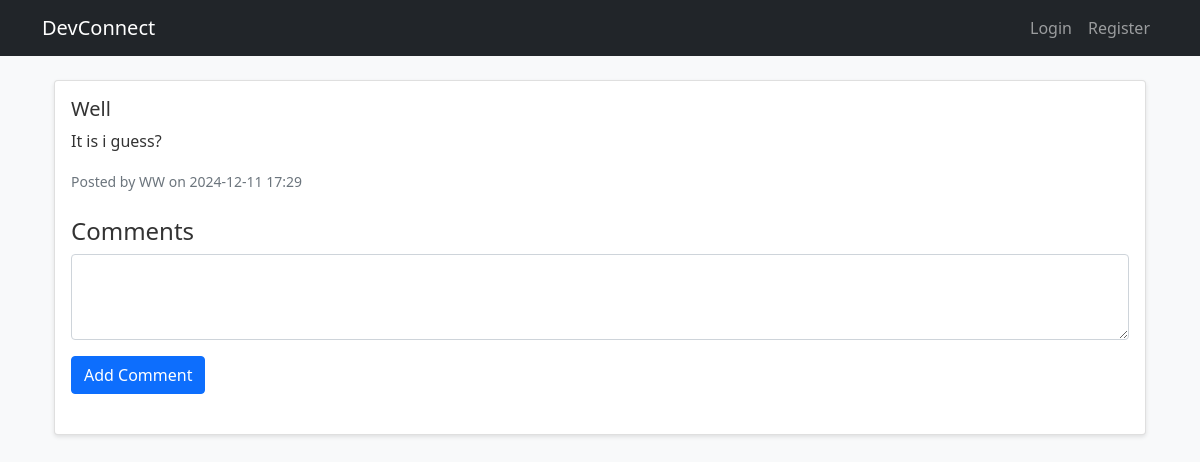
Screenshot of /post/2 with the database file from the repository.
### models/post.py (models this page shows)
class Post(db.Model):
    id = db.Column(db.Integer, primary_key=True)
    title = db.Column(db.String(100), nullable=False)
    content = db.Column(db.Text, nullable=False)
    created_at = db.Column(db.DateTime, default=datetime.utcnow)
    user_id = db.Column(db.Integer, db.ForeignKey('user.id'), nullable=False)
    likes = db.relationship('User', secondary='post_likes', backref='liked_posts')
    comments = db.relationship('Comment', backref='parent_post', lazy=True)
    user = db.relationship('User', foreign_keys=[user_id])

### models/user.py (models this page shows, shortened)
class User(UserMixin, db.Model):
    id = db.Column(db.Integer, primary_key=True)
    username = db.Column(db.String(80), unique=True, nullable=False)
    email = db.Column(db.String(120), unique=True, nullable=False)
    password_hash = db.Column(db.String(128))
    created_at = db.Column(db.DateTime, default=datetime.utcnow)
    posts = db.relationship('Post', backref='author', lazy=True)
    followed = db.relationship(
        'User', secondary=followers,
        primaryjoin=(followers.c.follower_id == id),
        secondaryjoin=(followers.c.followed_id == id),
        backref=db.backref('followers', lazy='dynamic'),
        lazy='dynamic'
    )

### routes/post.py (the view)
@post_bp.route('/post/<int:post_id>')
def view(post_id):
    post = Post.query.get_or_404(post_id)
    return render_template('posts/view.html', post=post)

### templates/posts/view.html (shortened to what this page needs)
{% extends "base.html" %}
{% block content %}
<div class="container">
    <div class="card mb-3">
        <div class="card-body">
            <h5 class="card-title">{{ post.title }}</h5>
            <p class="card-text">{{ post.content }}</p>
            <small class="text-muted">Posted by {{ post.user.username }} on {{ post.created_at.strftime('%Y-%m-%d %H:%M') }}</small>
            <div class="comments-section mt-4">
                <h4>Comments</h4>
                <form method="POST" action="{{ url_for('post.add_comment', post_id=post.id) }}">
                    <div class="mb-3">
                        <textarea class="form-control" name="content" rows="3" required></textarea>
                    </div>
                    <button type="submit" class="btn btn-primary">Add Comment</button>
                </form>
            </div>
        </div>
    </div>
</div>
{% endblock %}

### static/css/main.css (style rules this page uses)
:root { --primary-color: #2c3e50; --secondary-color: #3498db; --background-color: #f8f9fa; --text-color: #333; }
body { background-color: var(--background-color); color: var(--text-color); }
.card { box-shadow: 0 2px 4px rgba(0,0,0,0.1); transition: transform 0.2s; }

### rows the page displays
Post: title "Well", content "It is i guess?", created_at "2024-12-11 17:29"
User: user.username "WW"
